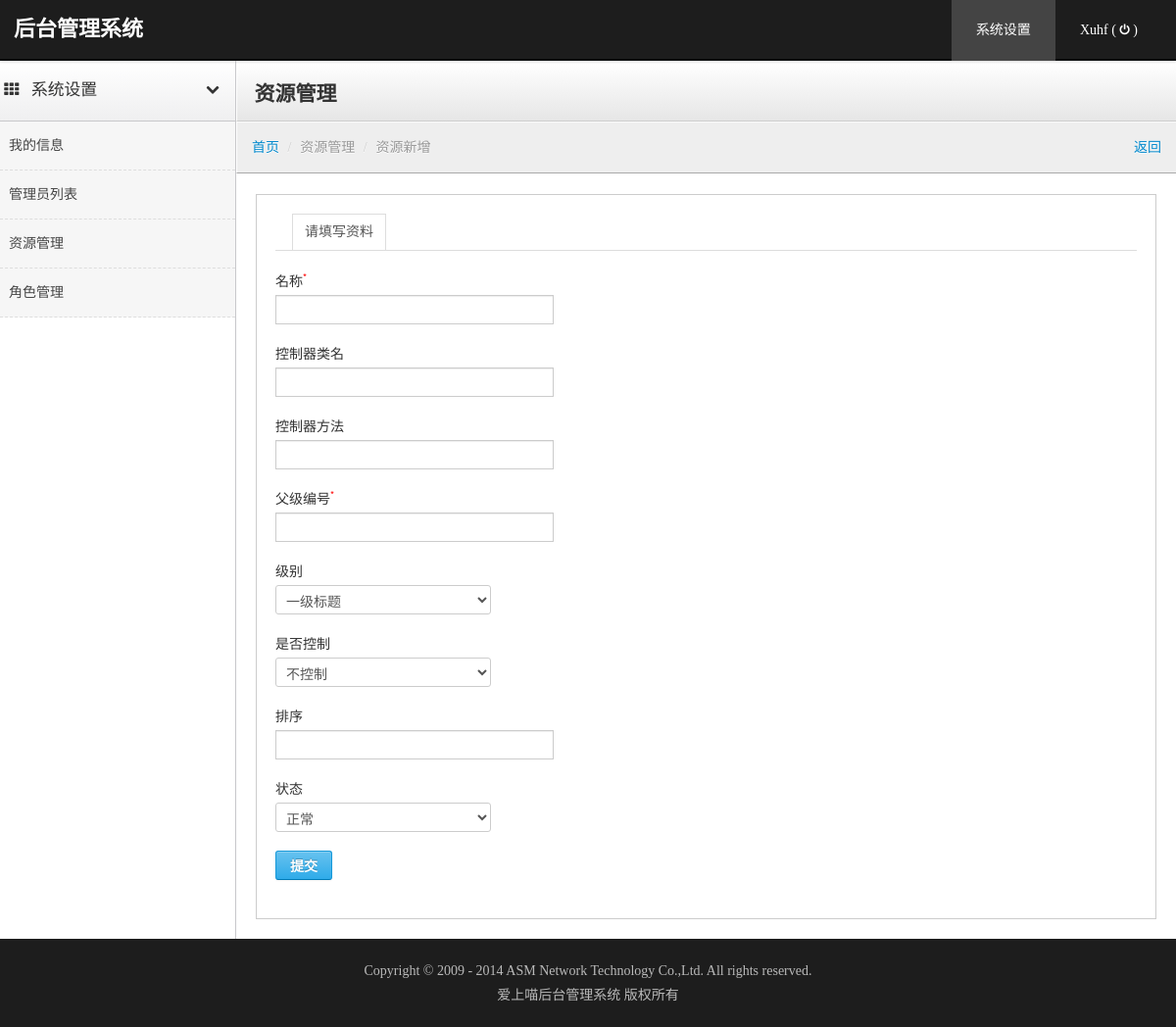
Screenshot of /index.php/resource/create (signed in) with the database file from the repository.
### tables this page shows
CREATE TABLE `admin_resource` (
  `resource_id` int(4) NOT NULL AUTO_INCREMENT COMMENT '资源ID',
  `title` varchar(100) NOT NULL COMMENT '节点名称',
  `url_directory` varchar(100) NOT NULL DEFAULT '' COMMENT '控制器目录',
  `url_class` varchar(100) NOT NULL COMMENT '控制器类名',
  `url_method` varchar(100) NOT NULL COMMENT '控制器方法',
  `url_param` varchar(255) NOT NULL DEFAULT '' COMMENT '参数，json存储',
  `pid` int(4) NOT NULL DEFAULT '0' COMMENT '上级ID',
  `level` tinyint(1) NOT NULL DEFAULT '1' COMMENT '级别 1一级标题 2二级标题 3菜单 4其他',
  `permission_type` tinyint(1) NOT NULL DEFAULT '1' COMMENT '1必须控制，0非必须控制',
  `sort` decimal(10,2) NOT NULL DEFAULT '0.00' COMMENT '排序，越大越靠前',
  `stat` tinyint(1) NOT NULL DEFAULT '1' COMMENT '状态 1正常 2已冻结 3已删除',
  `created_ts` timestamp NOT NULL DEFAULT CURRENT_TIMESTAMP COMMENT '创建时间',
  PRIMARY KEY (`resource_id`),
  KEY `idx_pid` (`pid`)
);

### application/views/admin_resource/form.php (the view, shortened to what the rows shown need)
<?php $this->load->view('base/header');?>
<div class="content">
    <div class="header"><h1 class="page-title">资源管理</h1></div>
</div>

### application/views/base/sidebar.php
<div class="sidebar-nav">
<?php foreach($sys_menu_minor as $val) : ?>
    <a href="#sidebar_menu_<?php echo $val['id']?>" class="nav-header collapsed" data-toggle="collapse"><i class="icon-th"></i><?php echo $val['title']?><i class="icon-chevron-up"></i></a>
    <ul id="sidebar_menu_<?php echo $val['id']?>" class="nav nav-list collapse in">
    <?php foreach($val['sub'] as $val_sub) : ?>
        <li id="<?php echo $val_sub['url_uid'];?>"><a href="<?php echo $val_sub['url'];?>"><?php echo $val_sub['title'];?></a></li>
    <?php endforeach;?>
    </ul>
<?php endforeach; ?>
</div>

### rows the page displays
admin_resource: title "系统设置"
admin_resource: title "我的信息"
admin_resource: title "管理员列表"
admin_resource: title "资源管理"
admin_resource: title "角色管理"

### other values shown
$val['title'] "系统设置"
$sys_user['nickname'] "Xuhf"
$column['title'] "名称"
$column['url_class'] "控制器类名"
$column['url_method'] "控制器方法"
$column['pid'] "父级编号"
$column['level'] "级别"
$column['permission_type'] "是否控制"
$column['sort'] "排序"
$column['stat'] "状态"
form field value "一级标题"
form field value "不控制"
form field value "正常"
